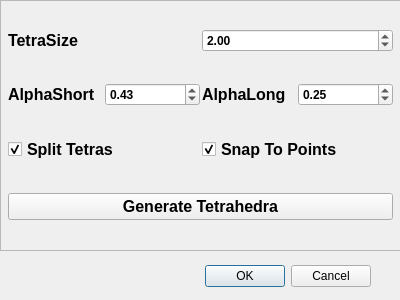
<?xml version="1.0" encoding="UTF-8"?>
<ui version="4.0">
 <class>TetraStuffingDialog</class>
 <widget class="QDialog" name="TetraStuffingDialog">
  <property name="geometry">
   <rect>
    <x>0</x>
    <y>0</y>
    <width>400</width>
    <height>300</height>
   </rect>
  </property>
  <property name="sizePolicy">
   <sizepolicy hsizetype="Fixed" vsizetype="Fixed">
    <horstretch>0</horstretch>
    <verstretch>0</verstretch>
   </sizepolicy>
  </property>
  <property name="minimumSize">
   <size>
    <width>400</width>
    <height>300</height>
   </size>
  </property>
  <property name="maximumSize">
   <size>
    <width>400</width>
    <height>300</height>
   </size>
  </property>
  <property name="windowTitle">
   <string>TetraStuffing Options</string>
  </property>
  <widget class="QDialogButtonBox" name="buttonBox">
   <property name="geometry">
    <rect>
     <x>30</x>
     <y>260</y>
     <width>341</width>
     <height>32</height>
    </rect>
   </property>
   <property name="orientation">
    <enum>Qt::Horizontal</enum>
   </property>
   <property name="standardButtons">
    <set>QDialogButtonBox::Cancel|QDialogButtonBox::Ok</set>
   </property>
  </widget>
  <widget class="QFrame" name="frame">
   <property name="geometry">
    <rect>
     <x>0</x>
     <y>0</y>
     <width>401</width>
     <height>251</height>
    </rect>
   </property>
   <property name="frameShape">
    <enum>QFrame::StyledPanel</enum>
   </property>
   <property name="frameShadow">
    <enum>QFrame::Raised</enum>
   </property>
   <widget class="QWidget" name="verticalLayoutWidget">
    <property name="geometry">
     <rect>
      <x>0</x>
      <y>0</y>
      <width>401</width>
      <height>251</height>
     </rect>
    </property>
    <layout class="QVBoxLayout" name="verticalLayout">
     <property name="spacing">
      <number>2</number>
     </property>
     <property name="leftMargin">
      <number>2</number>
     </property>
     <property name="rightMargin">
      <number>2</number>
     </property>
     <property name="bottomMargin">
      <number>2</number>
     </property>
     <item>
      <layout class="QHBoxLayout" name="horizontalLayout">
       <property name="leftMargin">
        <number>6</number>
       </property>
       <property name="rightMargin">
        <number>6</number>
       </property>
       <item>
        <widget class="QLabel" name="tetraSizeLabel">
         <property name="font">
          <font>
           <pointsize>12</pointsize>
           <weight>75</weight>
           <bold>true</bold>
          </font>
         </property>
         <property name="text">
          <string>TetraSize</string>
         </property>
        </widget>
       </item>
       <item>
        <widget class="QDoubleSpinBox" name="tetraSizeSpinBox">
         <property name="font">
          <font>
           <weight>75</weight>
           <bold>true</bold>
          </font>
         </property>
         <property name="singleStep">
          <double>0.010000000000000</double>
         </property>
         <property name="value">
          <double>2.000000000000000</double>
         </property>
        </widget>
       </item>
      </layout>
     </item>
     <item>
      <layout class="QHBoxLayout" name="horizontalLayout_2">
       <property name="leftMargin">
        <number>6</number>
       </property>
       <property name="rightMargin">
        <number>6</number>
       </property>
       <item>
        <widget class="QLabel" name="alphaShortLabel">
         <property name="font">
          <font>
           <pointsize>12</pointsize>
           <weight>75</weight>
           <bold>true</bold>
          </font>
         </property>
         <property name="text">
          <string>AlphaShort</string>
         </property>
        </widget>
       </item>
       <item>
        <widget class="QDoubleSpinBox" name="alphaShortSpinBox">
         <property name="font">
          <font>
           <weight>75</weight>
           <bold>true</bold>
          </font>
         </property>
         <property name="maximum">
          <double>1.000000000000000</double>
         </property>
         <property name="singleStep">
          <double>0.010000000000000</double>
         </property>
         <property name="value">
          <double>0.430000000000000</double>
         </property>
        </widget>
       </item>
       <item>
        <widget class="QLabel" name="alphaLongLabel">
         <property name="font">
          <font>
           <pointsize>12</pointsize>
           <weight>75</weight>
           <bold>true</bold>
          </font>
         </property>
         <property name="text">
          <string>AlphaLong</string>
         </property>
        </widget>
       </item>
       <item>
        <widget class="QDoubleSpinBox" name="alphaLongSpinBox">
         <property name="font">
          <font>
           <weight>75</weight>
           <bold>true</bold>
          </font>
         </property>
         <property name="maximum">
          <double>1.000000000000000</double>
         </property>
         <property name="singleStep">
          <double>0.010000000000000</double>
         </property>
         <property name="value">
          <double>0.250000000000000</double>
         </property>
        </widget>
       </item>
      </layout>
     </item>
     <item>
      <layout class="QHBoxLayout" name="horizontalLayout_3">
       <property name="leftMargin">
        <number>6</number>
       </property>
       <property name="rightMargin">
        <number>6</number>
       </property>
       <item>
        <widget class="QCheckBox" name="splitTetrasCheckBox">
         <property name="font">
          <font>
           <pointsize>12</pointsize>
           <weight>75</weight>
           <bold>true</bold>
          </font>
         </property>
         <property name="text">
          <string>Split Tetras</string>
         </property>
         <property name="checked">
          <bool>true</bool>
         </property>
        </widget>
       </item>
       <item>
        <widget class="QCheckBox" name="snapToPointsCheckBox">
         <property name="font">
          <font>
           <pointsize>12</pointsize>
           <weight>75</weight>
           <bold>true</bold>
          </font>
         </property>
         <property name="text">
          <string>Snap To Points</string>
         </property>
         <property name="checked">
          <bool>true</bool>
         </property>
        </widget>
       </item>
      </layout>
     </item>
     <item>
      <layout class="QHBoxLayout" name="horizontalLayout_4">
       <property name="spacing">
        <number>2</number>
       </property>
       <property name="leftMargin">
        <number>6</number>
       </property>
       <property name="topMargin">
        <number>0</number>
       </property>
       <property name="rightMargin">
        <number>6</number>
       </property>
       <property name="bottomMargin">
        <number>0</number>
       </property>
       <item>
        <widget class="QPushButton" name="generateTetrasButton">
         <property name="font">
          <font>
           <pointsize>12</pointsize>
           <weight>75</weight>
           <bold>true</bold>
          </font>
         </property>
         <property name="text">
          <string>Generate Tetrahedra</string>
         </property>
        </widget>
       </item>
      </layout>
     </item>
    </layout>
   </widget>
  </widget>
 </widget>
 <resources/>
 <connections>
  <connection>
   <sender>buttonBox</sender>
   <signal>accepted()</signal>
   <receiver>TetraStuffingDialog</receiver>
   <slot>accept()</slot>
   <hints>
    <hint type="sourcelabel">
     <x>248</x>
     <y>254</y>
    </hint>
    <hint type="destinationlabel">
     <x>157</x>
     <y>274</y>
    </hint>
   </hints>
  </connection>
  <connection>
   <sender>buttonBox</sender>
   <signal>rejected()</signal>
   <receiver>TetraStuffingDialog</receiver>
   <slot>reject()</slot>
   <hints>
    <hint type="sourcelabel">
     <x>316</x>
     <y>260</y>
    </hint>
    <hint type="destinationlabel">
     <x>286</x>
     <y>274</y>
    </hint>
   </hints>
  </connection>
  <connection>
   <sender>generateTetrasButton</sender>
   <signal>released()</signal>
   <receiver>TetraStuffingDialog</receiver>
   <slot>generateTetras()</slot>
   <hints>
    <hint type="sourcelabel">
     <x>200</x>
     <y>174</y>
    </hint>
    <hint type="destinationlabel">
     <x>199</x>
     <y>149</y>
    </hint>
   </hints>
  </connection>
 </connections>
 <slots>
  <signal>displayMessage(QString,uint)</signal>
  <signal>notifyDone(QString,uint)</signal>
  <slot>generateTetras()</slot>
 </slots>
</ui>
